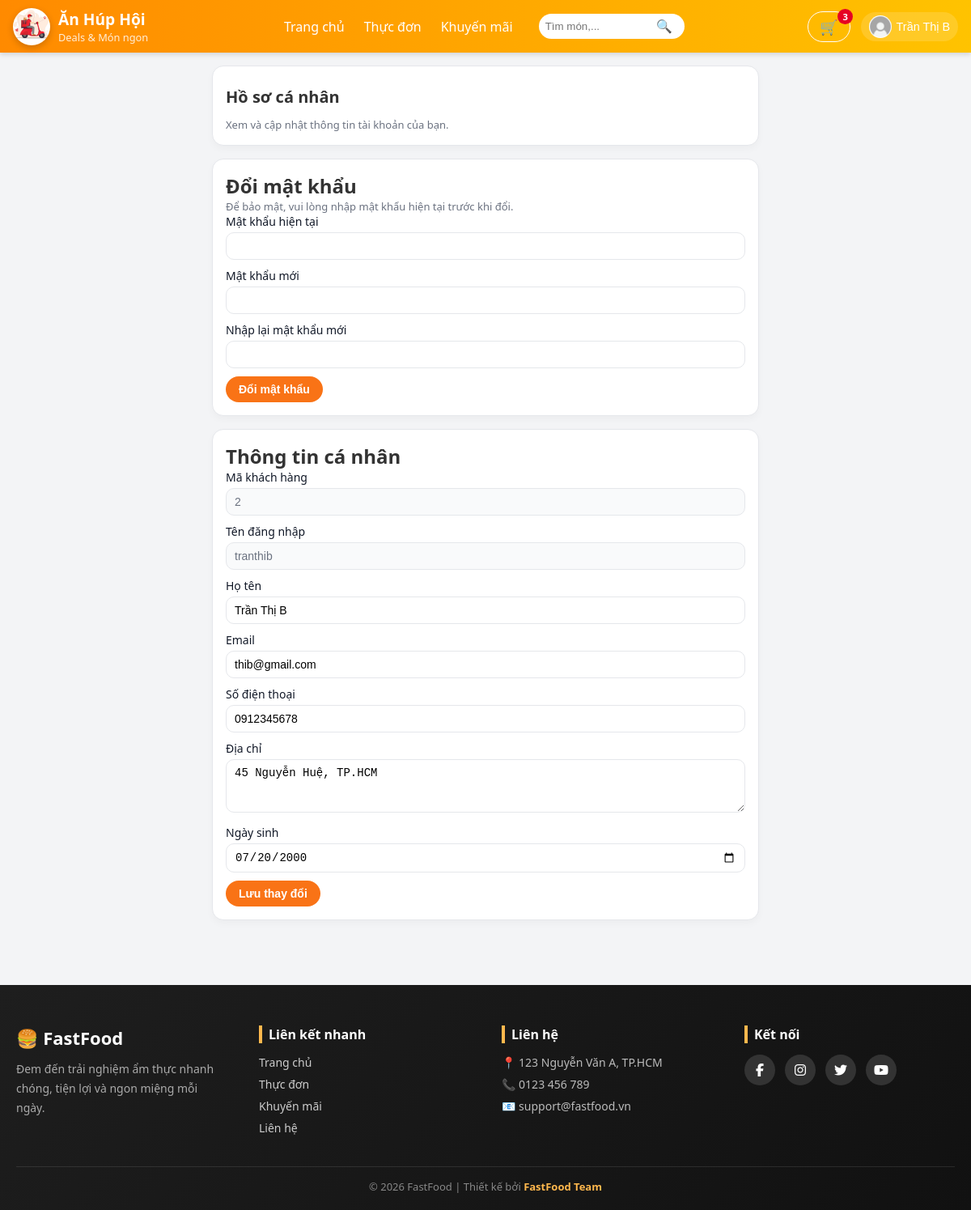
Screenshot of /pages/profile.php (signed in) with the database file from the repository.
### tables this page shows
CREATE TABLE Users (
  UID INT AUTO_INCREMENT PRIMARY KEY,
  Hoten VARCHAR(100) NOT NULL,
  Taikhoan VARCHAR(50) UNIQUE NOT NULL,
  Matkhau VARCHAR(100) NOT NULL,           
  Email VARCHAR(100) UNIQUE,
  DienthoaiKH VARCHAR(15),
  DiachiKH VARCHAR(255),
  Ngaysinh DATE,
  Role ENUM('khach','nhanvien','admin')    
      NOT NULL
      DEFAULT 'khach'
);

### pages/profile.php (the view, shortened to what this page needs)
<?php
require_once __DIR__ . '/../database/db.php';
$uid = (int)$_SESSION['user_id'];
$sqlUser = "
SELECT UID, Hoten, Taikhoan, Email, DienthoaiKH, DiachiKH, Ngaysinh
FROM Users
WHERE UID = ?
LIMIT 1
";
$stmt2 = $conn->prepare($sqlUser);
$stmt2->bind_param("i", $uid);
$stmt2->execute();
$rsUser = $stmt2->get_result();
$user = $rsUser->fetch_assoc();
?>
<!DOCTYPE html>
<html lang="vi">
<head>
  <link rel="stylesheet" href="/assets/css/profile.css">
</head>
<body>
  <?php include __DIR__ . '/../includes/header.php'; ?>
  <div class="container">
    <div class="card">
      <h1>Hồ sơ cá nhân</h1>
      <div class="subtext">
        Xem và cập nhật thông tin tài khoản của bạn.
      </div>
    </div>
    <div class="card">
      <h2>Đổi mật khẩu</h2>
      <p class="subtext">Để bảo mật, vui lòng nhập mật khẩu hiện tại trước khi đổi.</p>
      <form method="post" action="">
        <div class="form-group">
          <label>Mật khẩu hiện tại</label>
          <input type="password" name="old_password" required>
        </div>
        <div class="form-group">
          <label>Mật khẩu mới</label>
          <input type="password" name="new_password" required>
        </div>
        <div class="form-group">
          <label>Nhập lại mật khẩu mới</label>
          <input type="password" name="new_password_confirm" required>
        </div>
        <button type="submit" class="btn-submit">Đổi mật khẩu</button>
      </form>
    </div>
    <div class="card">
      <h2>Thông tin cá nhân</h2>
      <form method="post" action="">
        <div class="form-group">
          <label>Mã khách hàng</label>
          <input type="text" value="<?php echo (int)$user['UID']; ?>" readonly>
        </div>
        <div class="form-group">
          <label>Tên đăng nhập</label>
          <input type="text" value="<?php echo htmlspecialchars($user['Taikhoan']); ?>" readonly>
        </div>
        <div class="form-group">
          <label>Họ tên</label>
          <input type="text" name="Hoten" required
                 value="<?php echo htmlspecialchars($user['Hoten'] ?? ''); ?>">
        </div>
        <div class="form-group">
          <label>Email</label>
          <input type="email" name="Email"
                 value="<?php echo htmlspecialchars($user['Email'] ?? ''); ?>">
        </div>
        <div class="form-group">
          <label>Số điện thoại</label>
          <input type="text" name="DienthoaiKH"
                 value="<?php echo htmlspecialchars($user['DienthoaiKH'] ?? ''); ?>">
        </div>
        <div class="form-group">
          <label>Địa chỉ</label>
          <textarea name="DiachiKH" rows="3"><?php echo htmlspecialchars($user['DiachiKH'] ?? ''); ?></textarea>
        </div>
        <div class="form-group">
          <label>Ngày sinh</label>
          <input type="date" name="Ngaysinh"
                 value="<?php echo htmlspecialchars($user['Ngaysinh'] ?? ''); ?>">
        </div>
        <button type="submit" class="btn-submit">Lưu thay đổi</button>
      </form>
    </div>
  </div>
  <?php include __DIR__ . '/../includes/footer.php'; ?>
</body>
</html>

### includes/header.php (shortened to what this page needs)
<?php
$userInfo = null;
if (!empty($_SESSION['user_id']) && isset($conn)) {
  $uid = intval($_SESSION['user_id']);
  $sql = "SELECT UID AS id, Hoten AS username, Email AS email, '' AS avatar FROM Users WHERE UID = ?";
  if ($stmt = $conn->prepare($sql)) {
    $stmt->bind_param("i", $uid);
    $stmt->execute();
    $res = $stmt->get_result();
    if ($res && $res->num_rows > 0) {
      $userInfo = $res->fetch_assoc();
    }
  }
}
$cartCount = 0;
if (!empty($_SESSION['user_id']) && isset($conn)) {
  $uid = intval($_SESSION['user_id']);
    $sql = "SELECT SUM(Soluong) AS total FROM Giohang WHERE UID = ?";
    if ($stmt = $conn->prepare($sql)) {
        $stmt->bind_param("i", $uid);
        $stmt->execute();
        $res = $stmt->get_result();
        if ($res && $row = $res->fetch_assoc()) {
            $cartCount = $row['total'];
        }
    }
}
$cssPath = "/assets/css/header.css";
$logo    = '/assets/img/logo.jpg';
$logo_check = $_SERVER['DOCUMENT_ROOT'] . '/assets/img/logo.jpg';
$avatarDefault = "/assets/img/default-avatar.jpg";
?>
<!doctype html>
<html lang="vi">
<head>
  <link rel="stylesheet" href="<?php echo htmlspecialchars($cssPath); ?>">
</head>
<body>
<header class="site-header" role="banner">
  <div class="header-inner">
    <div class="header-left">
      <a href="/index.php" class="brand-link">
        <?php if (file_exists($logo_check)): ?>
          <img src="<?php echo $logo; ?>" alt="Logo" class="brand-logo">
        <?php else: ?>
          <div class="brand-icon">🍜</div>
        <?php endif; ?>
        <div class="brand-text">
          <span class="brand-name">Ăn Húp Hội</span>
          <small class="brand-slogan">Deals &amp; Món ngon</small>
        </div>
      </a>
    </div>
    <div class="header-center">
      <nav class="main-nav" aria-label="Primary navigation">
        <ul class="nav-list">
          <li><a href="/index.php">Trang chủ</a></li>
          <li><a href="/pages/menu.php">Thực đơn</a></li>
          <li><a href="/pages/deals.php">Khuyến mãi</a></li>
        </ul>
      </nav>
      <div class="search-wrap">
        <input id="header-search" class="search-input" type="search" placeholder="Tìm món,..." aria-label="Tìm kiếm">
        <button id="search-btn" class="search-btn" aria-label="Tìm">🔍</button>
      </div>
    </div>
    <div class="header-right">
      <div class="action-item">
        <a href="/pages/cart.php" class="btn-ghost cart-btn" aria-label="Giỏ hàng">
          🛒
          <?php if ( $cartCount > 0): ?>
            <span class="badge" id="cartBadge"><?php echo $cartCount; ?></span>
          <?php endif; ?>
        </a>
      </div>
      <div class="action-item dropdown" id="accountWrap">
        <?php if ($userInfo): ?>
          	<button id="accountBtn" class="account-btn" aria-haspopup="true" aria-expanded="false">
            <img class="avatar" src="<?php echo (!empty($userInfo['avatar']) && file_exists($userInfo['avatar'])) ? htmlspecialchars($userInfo['avatar']) : $avatarDefault; ?>" alt="avatar">
            <div>
              <span class="username"><?php echo htmlspecialchars($userInfo['username']); ?></span>
            </div>
          </button>
        <?php else: ?>
          <a href="/pages/login.php" class="btn btn-primary">Đăng nhập</a>
        <?php endif; ?>
      </div>
    </div>
  </div>
</header>
</body>
</html>

### assets/css/profile.css (style rules this page uses)
:root { --primary: #f97316; --primary-dark: #ea580c; --primary-soft: #fff7ed; --border-soft: #e5e7eb; --text-main: #111827; --text-sub: #6b7280; --bg-page: #f3f4f6; }
body { margin: 0; font-family: system-ui, -apple-system, "Segoe UI", Roboto, Arial, sans-serif; background: var(--bg-page); color: var(--text-main); }
.container { max-width: 700px; margin: 16px auto 32px; padding: 0 12px 24px; }
.card { background: #ffffff; border-radius: 14px; padding: 16px; border: 1px solid var(--border-soft); box-shadow: 0 4px 10px rgba(0,0,0,0.03); margin-bottom: 16px; }
h1 { font-size: 20px; margin: 8px 0 12px; }
.subtext { color: var(--text-sub); font-size: 13px; }
.form-group { margin-bottom: 10px; }
.form-group label { display: block; font-size: 14px; margin-bottom: 4px; color: var(--text-main); font-weight: 500; }
.form-group input, .form-group textarea { width: 100%; padding: 8px 10px; border-radius: 10px; border: 1px solid var(--border-soft); font-size: 14px; box-sizing: border-box; outline: none; }
.form-group input[readonly] { background: #f9fafb; color: var(--text-sub); }
.btn-submit { display: inline-flex; align-items: center; justify-content: center; padding: 8px 16px; border-radius: 999px; border: none; background: var(--primary); color: #ffffff; font-size: 14px; font-weight: 600; cursor: pointer; transition: all 0.18s ease; }

### assets/css/header.css (style rules this page uses)
* { box-sizing: border-box; margin: 0; padding: 0; }
body { font-family: "Segoe UI", Roboto, Arial, sans-serif; color: #333; }
.site-header { position: sticky; top: 0; width: 100%; z-index: 1000; background: linear-gradient(90deg, #ff8a00, #ffc300); box-shadow: 0 2px 6px rgba(0,0,0,0.15); }
.header-inner { max-width: 1280px; margin: 0 auto; padding: 0.6rem 1rem; display: flex; align-items: center; justify-content: space-between; }
.brand-link { display: flex; align-items: center; gap: 10px; text-decoration: none; color: #fff; }
.brand-logo { width: 46px; height: 46px; border-radius: 50%; object-fit: cover; box-shadow: 0 3px 8px rgba(0,0,0,0.2); }
.brand-text { display: flex; flex-direction: column; }
.brand-name { font-size: 1.2rem; font-weight: bold; }
.brand-slogan { font-size: 0.8rem; opacity: 0.85; }
.header-center { flex: 1; display: flex; align-items: center; justify-content: center; gap: 2rem; }
.main-nav .nav-list { list-style: none; display: flex; gap: 1.5rem; }
.main-nav .nav-list a { color: #fff; text-decoration: none; font-weight: 500; transition: opacity 0.2s; }
.search-wrap { position: relative; display: flex; align-items: center; }
.search-input { padding: 0.5rem 2.5rem 0.5rem 0.5rem; border-radius: 20px; border: none; outline: none; width: 180px; transition: width 0.3s; }
.search-btn { margin-left: -35px; background: none; border: none; cursor: pointer; font-size: 1rem; }
.header-right { display: flex; align-items: center; gap: 0.8rem; }
.action-item { text-decoration: none; position: relative; }
.btn-ghost { text-decoration: none; position: relative; background: rgba(255,255,255,0.15); border: none; color: #fff; font-size: 18px; width: 40px; height: 40px; border-radius: 50%; cursor: pointer; display: flex; align-items: center; justify-content: center; transition: background .25s, transform .2s; }
.badge { position: absolute; top: -4px; right: -4px; background: #e60023; color: #fff; font-size: 0.7rem; font-weight: bold; padding: 2px 6px; border-radius: 12px; }
.account-btn { display: flex; align-items: center; gap: 6px; padding: 4px 10px; background: rgba(255,255,255,0.15); border: none; border-radius: 20px; cursor: pointer; color: #fff; transition: background 0.2s; }
.avatar { width: 28px; height: 28px; border-radius: 50%; object-fit: cover; }
.username { font-size: 0.9rem; font-weight: 500; }
.btn-ghost { background: transparent; border: 1px solid #fff; color: #fff; width: auto; height: auto; padding: 6px 14px; border-radius: 20px; }

### rows the page displays
users: Hoten "Trần Thị B", UID "2", Taikhoan "tranthib", Email "thib@gmail.com", DienthoaiKH "0912345678", DiachiKH "45 Nguyễn Huệ, TP.HCM", Ngaysinh "07/20/2000"

### other values shown
$cartCount "3"
